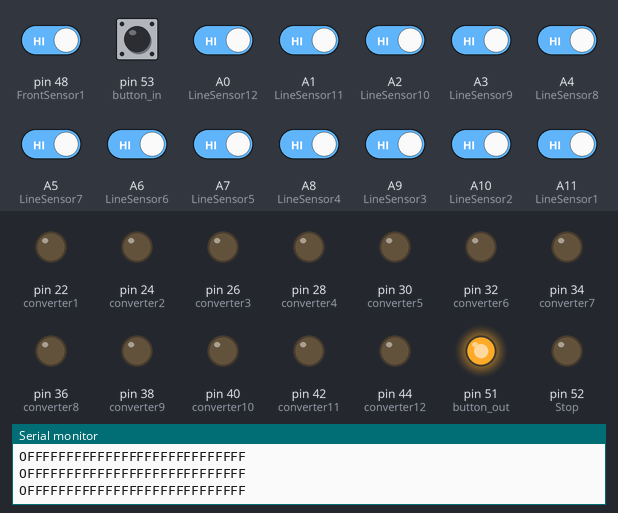
The sketch below on a simulated Arduino Mega 2560, built with avr-gcc and run on an emulated ATmega2560. On the bench: output pins drawn as LEDs (lit = HIGH), the last lines printed to the serial monitor. The inputs (shaded band) are chosen by the test bench; at power-on: A0 (LineSensor12), A1 (LineSensor11), A2 (LineSensor10), A3 (LineSensor9), A4 (LineSensor8), A5 (LineSensor7), A6 (LineSensor6), A7 (LineSensor5), A8 (LineSensor4), A9 (LineSensor3), A10 (LineSensor2), A11 (LineSensor1), pin 48 (FrontSensor1), pin 53 (button_in) HIGH.

Above: at 1.2 s.
1.3 s: pin 53 (button_in) pulled LOW for 0.15 s
At 1.48 s:
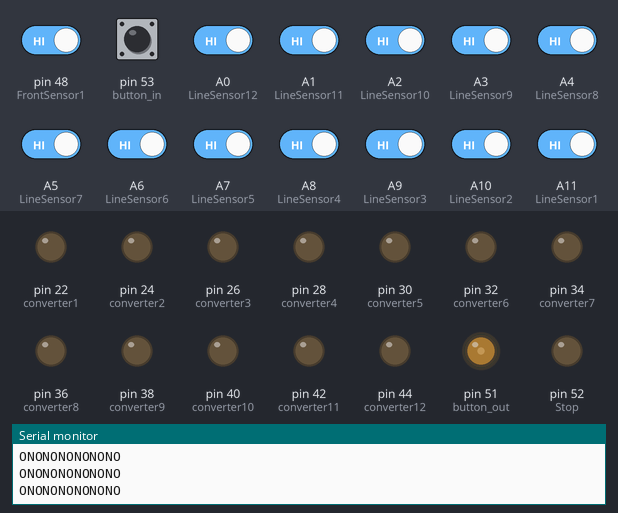
3.0 s: A5 (LineSensor7) driven LOW
At 3.6 s:
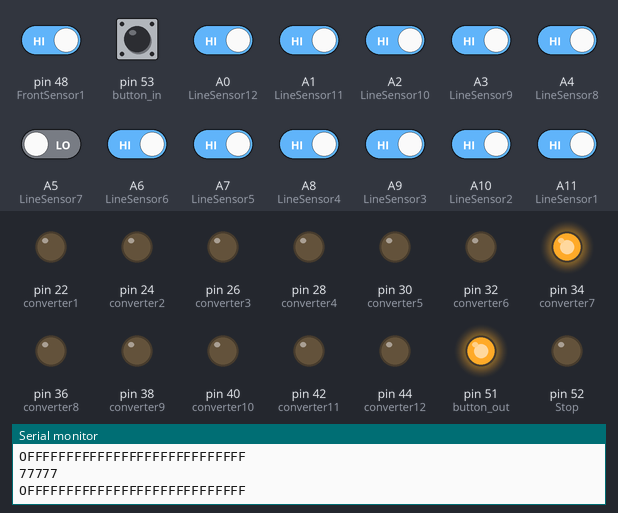
4.5 s: A6 (LineSensor6) driven LOW
At 5.7 s:
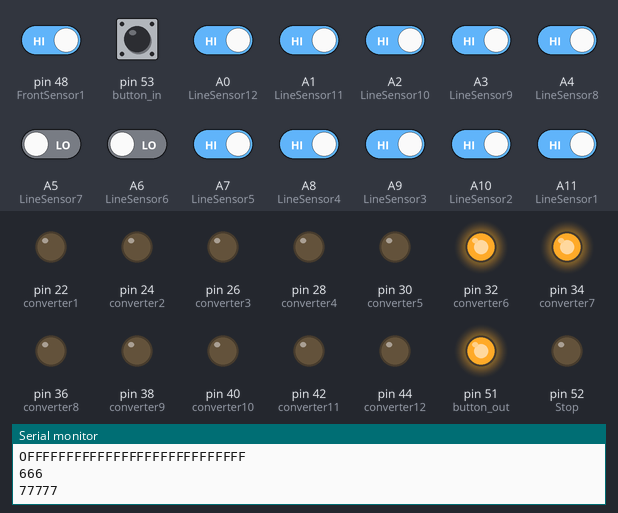
6.0 s: A8 (LineSensor4) driven LOW
At 6.5 s:
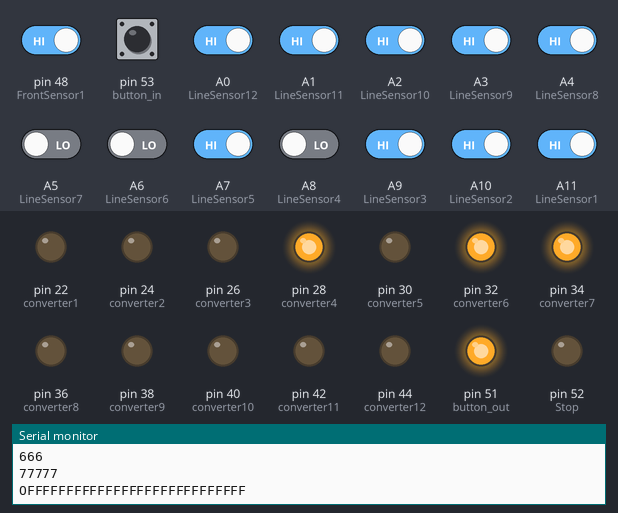
7.5 s: A7 (LineSensor5) driven LOW
At 8.3 s:
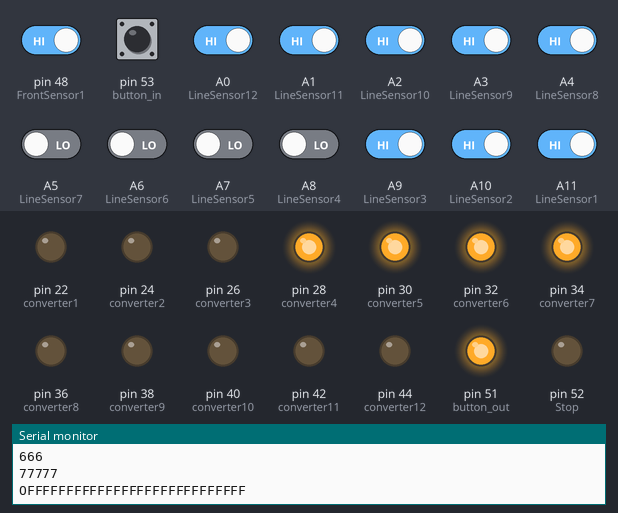
9.0 s: A9 (LineSensor3) driven LOW
At 9.8 s:
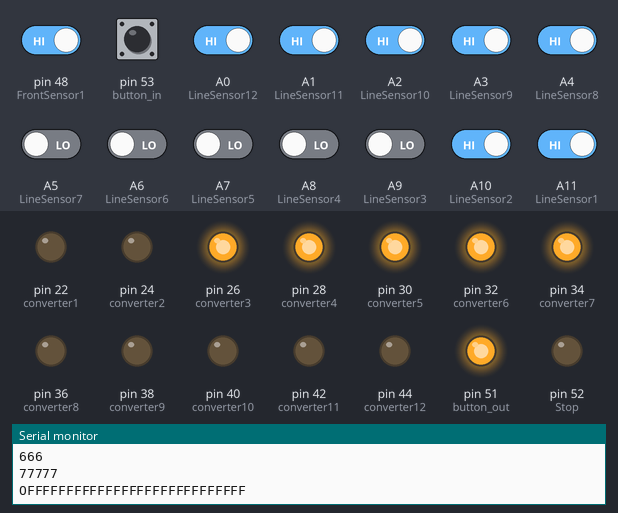
Timing chart, 0 to 11.5 s (numbered marks = the images above; inputs shaded):
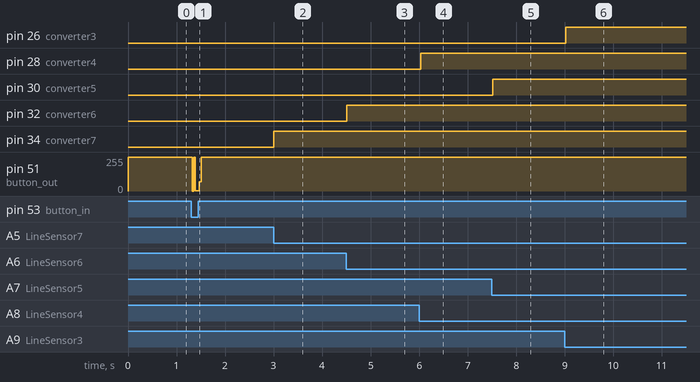

The sketch:

analogtest.ino
```cpp
const int duration =1000;
unsigned long pre_time =0;
unsigned long cur_time =0;  // Chattering prevention


//line to arduino
const int LineSensor1=A11;
const int LineSensor2=A10;
const int LineSensor3=A9;
const int LineSensor4=A8;
const int LineSensor5=A7;
const int LineSensor6=A6;
const int LineSensor7=A5;
const int LineSensor8=A4;
const int LineSensor9=A3;
const int LineSensor10=A2;
const int LineSensor11=A1;
const int LineSensor12=A0;

// arduino to converter
const int converter1=22;
const int converter2=24;
const int converter3=26;
const int converter4=28;
const int converter5=30;
const int converter6=32;
const int converter7=34;
const int converter8=36;
const int converter9=38;
const int converter10=40;
const int converter11=42;
const int converter12=44;


const int FrontSensor1 = 48;
const int FrontSensor2 = 50;
const int FrontSensor3 = 47;
const int Stop = 52;
const int button_in = 53;
const int button_out = 51;

void Sensing(){
  if(!digitalRead(LineSensor1)){
    digitalWrite(converter1,HIGH);
    Serial.println("1111111111111");
  }
  else digitalWrite(converter1,LOW);

  if(!digitalRead(LineSensor2)){
    digitalWrite(converter2,HIGH);
  }
  else digitalWrite(converter2,LOW);

  if(!digitalRead(LineSensor3)){
    digitalWrite(converter3,HIGH);
        Serial.println("333");
  }
  else digitalWrite(converter3,LOW);

  if(!digitalRead(LineSensor4)){
    digitalWrite(converter4,HIGH);
        Serial.println("4444");
  }
  else digitalWrite(converter4,LOW);

  if(!digitalRead(LineSensor5)){
    digitalWrite(converter5,HIGH);
        Serial.println("555");
  }
  else digitalWrite(converter5,LOW);

  if(!digitalRead(LineSensor6)){
    digitalWrite(converter6,HIGH);
        Serial.println("666");
  }
  else digitalWrite(converter6,LOW);

  if(!digitalRead(LineSensor7)){
    digitalWrite(converter7,HIGH);
        Serial.println("77777");
  }
  else digitalWrite(converter7,LOW);

  if(!digitalRead(LineSensor8)){
    digitalWrite(converter8,HIGH);
  }
  else digitalWrite(converter8,LOW);

  if(!digitalRead(LineSensor9)){
    digitalWrite(converter9,HIGH);
  }
  else digitalWrite(converter9,LOW);

  if(!digitalRead(LineSensor10)){
    digitalWrite(converter10,HIGH);
  }
  else digitalWrite(converter10,LOW);

  if(!digitalRead(LineSensor11)){
    digitalWrite(converter11,HIGH);
  }
  else digitalWrite(converter11,LOW);

  if(!digitalRead(LineSensor12)){
    digitalWrite(converter12,HIGH);
  }
  else digitalWrite(converter12,LOW);
}


void setup() {
  // put your setup code here, to run once:
  Serial.begin(9600);
  pinMode(LineSensor1, INPUT);
  pinMode(LineSensor2, INPUT);
  pinMode(LineSensor3, INPUT);
  pinMode(LineSensor4, INPUT);
  pinMode(LineSensor5, INPUT);
  pinMode(LineSensor6, INPUT);
  pinMode(LineSensor7, INPUT);
  pinMode(LineSensor8, INPUT);
  pinMode(LineSensor9, INPUT);
  pinMode(LineSensor10, INPUT);
  pinMode(LineSensor11, INPUT);
  pinMode(LineSensor12, INPUT);

  pinMode(FrontSensor1, INPUT);
  pinMode(FrontSensor2, INPUT);

  pinMode(Stop,OUTPUT);

  pinMode(button_in,INPUT_PULLUP);
  pinMode(button_out,OUTPUT);

  pinMode(converter1, OUTPUT);
  pinMode(converter2, OUTPUT);
  pinMode(converter3, OUTPUT);
  pinMode(converter4, OUTPUT);
  pinMode(converter5, OUTPUT);
  pinMode(converter6, OUTPUT);
  pinMode(converter7, OUTPUT);
  pinMode(converter8, OUTPUT);
  pinMode(converter9, OUTPUT);
  pinMode(converter10, OUTPUT);
  pinMode(converter11, OUTPUT);
  pinMode(converter12, OUTPUT);

}

void loop() {
  // Sensing()함수를 호출해서 적외선센서값을 읽습니다
  digitalWrite(button_out,HIGH);
  Sensing();


  //digitalWrite(22,HIGH);
  //digitalWrite(24,HIGH);


  if((!digitalRead(FrontSensor1))&& (!digitalRead(FrontSensor2))&& (!digitalRead(FrontSensor3)) )
  {
    digitalWrite(Stop,HIGH);
    //Serial.println("222");
  }
  else{
    digitalWrite(Stop,LOW);
    //Serial.println("33333");
  }


  if(digitalRead(button_in) == LOW)
  {

    digitalWrite(button_out, LOW);
    Serial.println("ONONONONONONO");
  }
  else
  {
    digitalWrite(button_out, HIGH);
    Serial.println("OFFFFFFFFFFFFFFFFFFFFFFFFFFFF");
  }

}

void stopbutton()
{

  cur_time = millis();
  if(cur_time - pre_time >= duration)
  {
    digitalWrite(button_out, HIGH);
    pre_time =cur_time;
  }


}
```

Measured:
- after the input at 1.3 s, pin 51 (button_out): 255/255 → 1/255 at once, → 255/255 0.15 s later
- after the input at 3.0 s, pin 34 (converter7): LOW → HIGH at once
- after the input at 4.5 s, pin 32 (converter6): LOW → HIGH at once
- after the input at 6.0 s, pin 28 (converter4): LOW → HIGH at once
- after the input at 7.5 s, pin 30 (converter5): LOW → HIGH at once
- after the input at 9.0 s, pin 26 (converter3): LOW → HIGH at once
